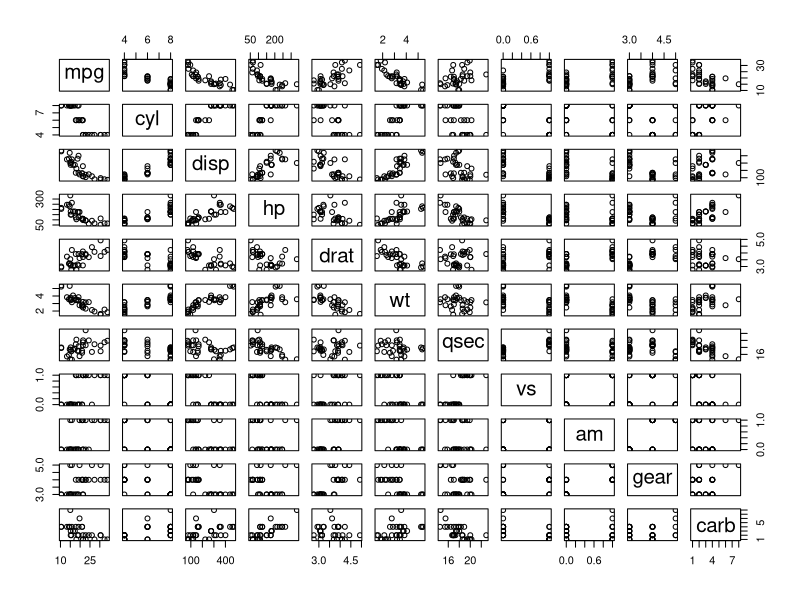
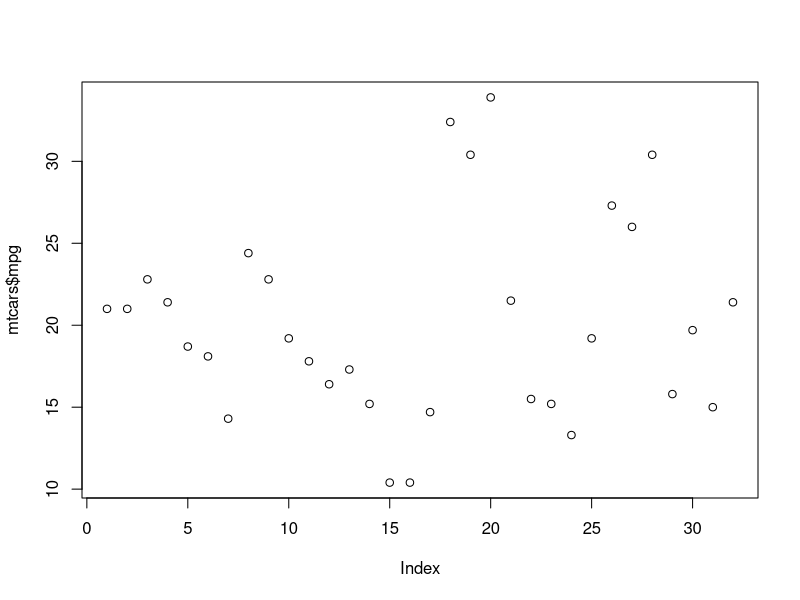
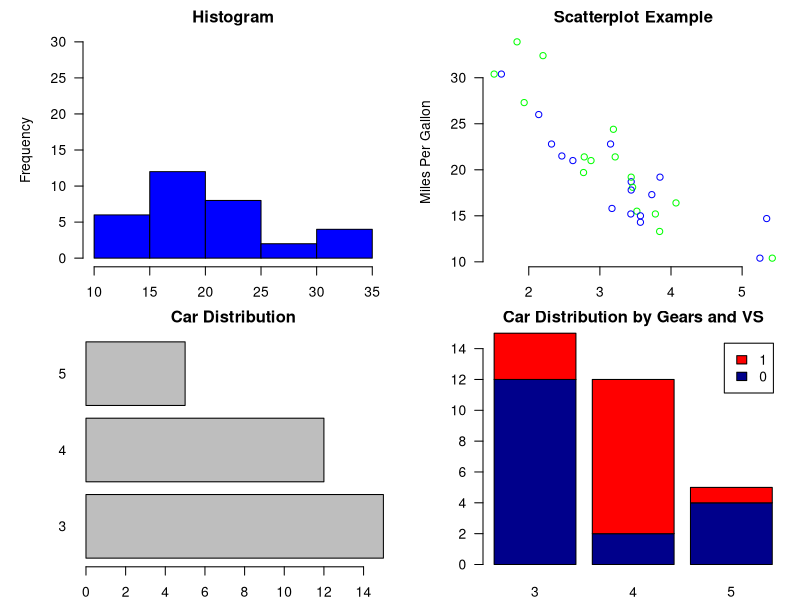
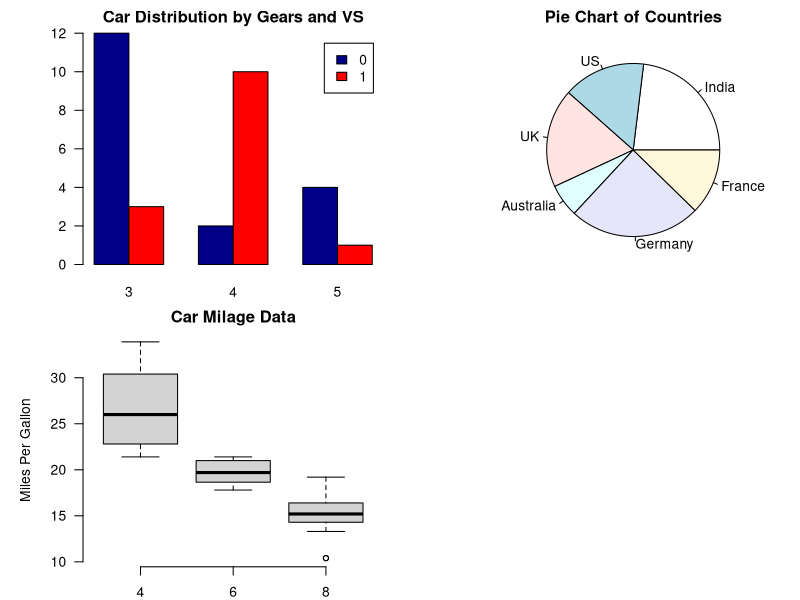

Reproduce these figures in R, in order.
#dataframes in R tool
data()

mtcars

"mtcars
A data frame with 32 observations on 11 (numeric) variables.
[, 1] 	mpg 	Miles/(US) gallon
[, 2] 	cyl 	Number of cylinders
[, 3] 	disp 	Displacement (cu.in.)
[, 4] 	hp 	Gross horsepower
[, 5] 	drat 	Rear axle ratio
[, 6] 	wt 	Weight (1000 lbs)
[, 7] 	qsec 	1/4 mile time
[, 8] 	vs 	Engine (0 = V-shaped, 1 = straight)
[, 9] 	am 	Transmission (0 = automatic, 1 = manual)
[,10] 	gear 	Number of forward gears "



str(mtcars)

summary(mtcars)

plot(mtcars)

plot(mtcars$mpg)

#Grid chart the margin of the grid(mar),
#no of rows and columns(mfrow),
#whether a border is to be included(bty) and position of the
#labels(las: 1 for horizontal, las: 0 for vertical).
par(mfrow=c(2,2), mar=c(2,5,2,1), las=1, bty="n")

# Simple Histogram
#A histogram is very common plot.
#It plots the frequencies that data appears
#within certain ranges.
hist(mtcars$mpg, main="Histogram",xlab='MPG',col="blue",ylim=c(0,30))


#Simple Scatterplot
#A scatter plot provides a graphical view of
#the relationship between two sets of numbers.
plot(mtcars$wt, mtcars$mpg, main="Scatterplot Example",
     xlab="Car Weight ", ylab="Miles Per Gallon ", pch=1,
     col=c("blue", "green"))


# Simple Bar Plot
#Barplots are useful for comparing the distribution of
#a quantitative variable (numeric) between groups or categories.
counts <- table(mtcars$gear)
barplot(counts, main="Car Distribution",
        xlab="Number of Gears",horiz=TRUE)

# Stacked Bar Plot with Colors and Legend
counts <- table(mtcars$vs, mtcars$gear)
barplot(counts, main="Car Distribution by Gears and VS",
        xlab="Number of Gears", col=c("darkblue","red"),
        legend = rownames(counts))


# Grouped Bar Plot
counts <- table(mtcars$vs, mtcars$gear)
barplot(counts, main="Car Distribution by Gears and VS",
        xlab="Number of Gears", col=c("darkblue","red"),
        legend = rownames(counts), beside=TRUE)

# Simple Pie Chart
slices <- c(15,10, 12,4, 16, 8)
lbls <- c("India","US", "UK", "Australia", "Germany", "France")
pie(slices, labels = lbls, main="Pie Chart of Countries")

# Boxplot of MPG by Car Cylinders
#A boxplot provides a graphical view of the median, quartiles,
#maximum, and minimum of a data set.
boxplot(mpg~cyl,data=mtcars, main="Car Milage Data",
        xlab="Number of Cylinders", ylab="Miles Per Gallon")


